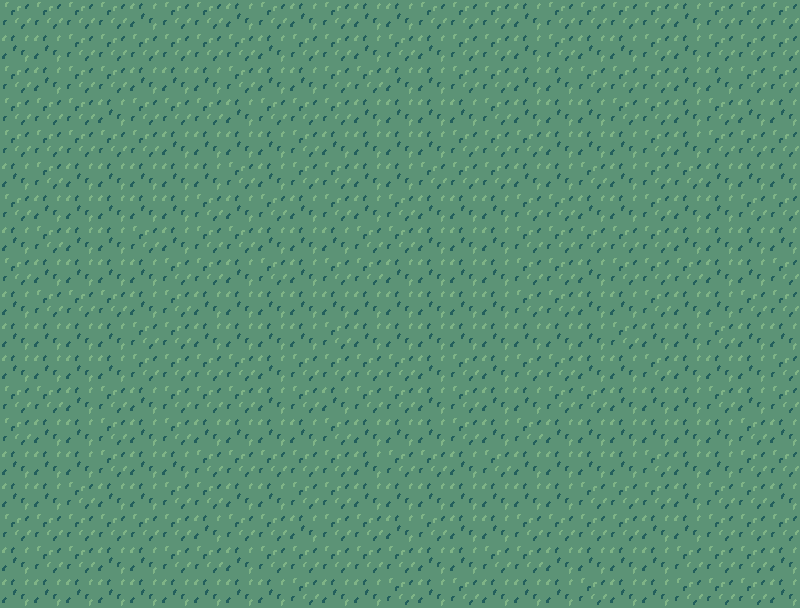

This is a level from a 2D game, rendered from its Tiled map with the project's own tilesets. A one-line summary and the complete map file follow:
An orthogonal 25x19 tile map with 32x32 px tiles, 1 tile layer (Tile Layer 1).

<map version="1.4" tiledversion="1.4.3" orientation="orthogonal" renderorder="right-down" width="25" height="19" tilewidth="32" tileheight="32" infinite="0" nextlayerid="2" nextobjectid="1">
 <tileset firstgid="1" source="GRASS-Sheet.tsx" />
 <layer id="1" name="Tile Layer 1" width="25" height="19">
  <data encoding="csv">
5,5,5,5,1,5,5,1,5,1,5,1,1,5,5,5,1,5,5,5,5,1,5,5,5,
1,1,5,5,5,5,5,5,1,5,5,1,5,1,5,5,1,5,1,1,5,1,5,5,5,
5,1,5,5,1,1,1,5,1,1,5,5,1,1,5,5,1,1,5,5,5,1,1,5,5,
5,5,5,1,5,5,5,1,5,5,5,1,1,1,1,5,1,1,1,5,5,1,5,1,1,
5,5,5,5,5,1,1,1,1,5,1,1,1,1,5,5,5,1,1,1,5,1,5,5,5,
1,5,1,1,1,1,1,5,1,5,5,1,1,5,5,5,1,1,5,1,5,5,1,1,1,
5,1,1,1,1,1,5,1,5,1,5,1,5,1,1,1,5,5,1,1,5,1,1,5,5,
1,5,1,1,5,1,5,5,1,1,1,5,5,1,1,1,5,5,5,5,5,1,1,1,1,
5,1,1,1,1,5,5,1,5,1,5,5,1,1,1,1,5,5,1,5,5,5,1,1,5,
1,5,5,5,1,5,1,1,1,1,1,1,1,1,1,1,5,5,1,1,5,1,1,5,5,
1,1,1,1,5,5,1,1,1,1,5,1,1,1,1,1,1,1,1,5,1,1,5,1,1,
1,1,1,1,5,5,5,5,1,5,5,5,5,1,5,1,5,5,1,1,5,1,1,1,5,
5,5,1,5,1,5,5,5,1,5,1,5,5,1,5,1,1,5,5,1,1,1,5,1,5,
5,1,1,5,1,5,1,1,1,1,5,1,1,1,5,1,5,1,1,1,1,1,1,5,1,
1,1,1,5,1,1,5,5,5,5,5,1,5,5,1,5,1,1,1,1,5,1,1,5,5,
1,1,5,1,1,5,5,1,1,5,5,1,1,1,1,1,1,1,5,5,5,1,5,5,1,
5,5,5,5,5,5,1,5,5,1,5,5,1,5,1,1,5,5,5,5,1,1,5,5,5,
1,5,5,1,1,5,5,1,5,5,5,5,5,1,1,5,5,1,1,1,1,5,5,5,1,
1,1,1,1,1,1,1,1,1,5,1,1,5,1,5,1,1,1,5,1,1,5,5,5,1
</data>
 </layer>
</map>